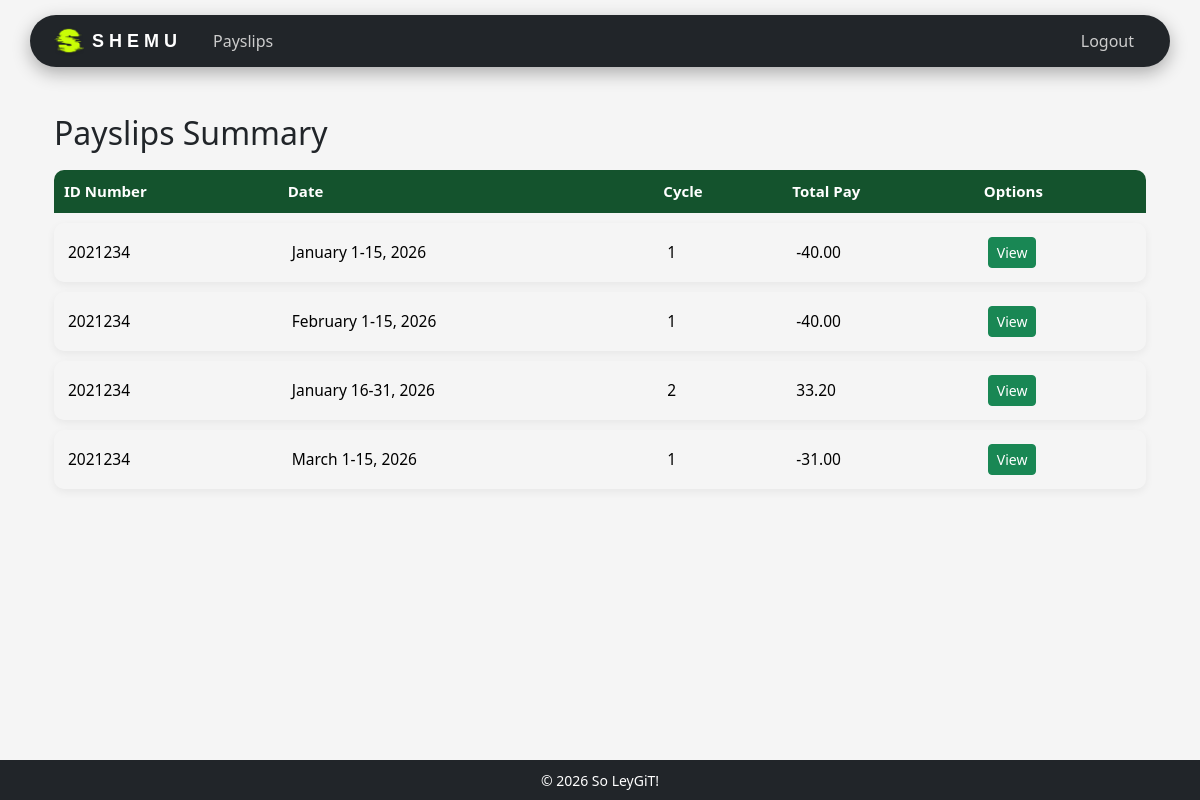
The app's page /payslips/ (signed in), older data.
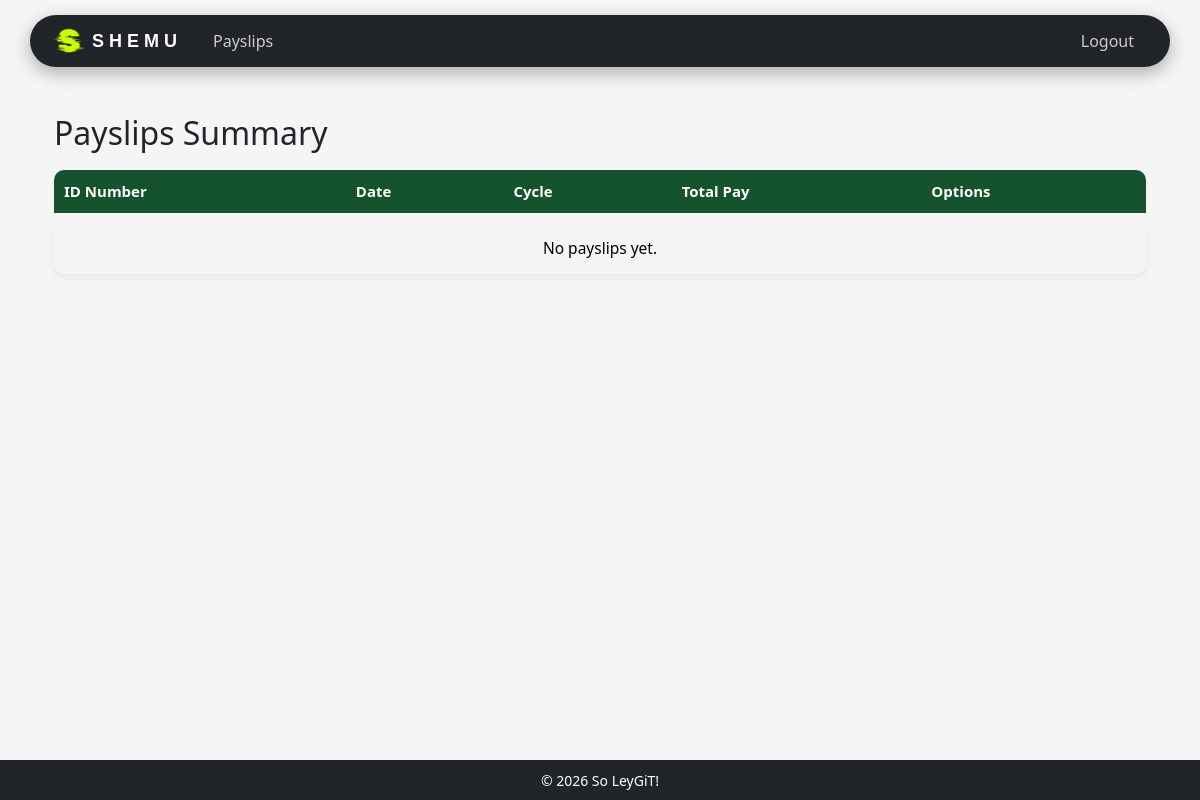
The same page, newer data.
### payroll_app/models.py (models this page shows, shortened)
class Payslip(models.Model):
    id_number = models.ForeignKey(Employee, on_delete=models.CASCADE)
    month = models.CharField(max_length=50)
    date_range = models.CharField(max_length=100)
    year = models.CharField(max_length=100)
    pay_cycle = models.IntegerField()
    rate = models.FloatField()
    earnings_allowance = models.FloatField()
    deductions_tax = models.FloatField()
    deductions_health = models.FloatField()
    pag_ibig = models.FloatField()
    sss = models.FloatField()
    overtime = models.FloatField()
    total_pay = models.FloatField()

class Employee(models.Model):
    user = models.OneToOneField(User, on_delete=models.CASCADE, null=True, blank=True)
    name = models.CharField(max_length=200)
    id_number = models.CharField(max_length=200, primary_key=True) # use <str:pk> when linking here
    rate = models.FloatField()
    overtime_pay = models.FloatField(null=True, blank=True, default=0)
    allowance = models.FloatField(null=True, blank=True, default=0)

### payroll_app/views.py (the view, shortened to what this page needs)
# urls.py: path('payslips/', views.payslips_view, name='payslips'),
@login_required
def payslips_view(request):
    if request.user.is_staff:
        payslips = Payslip.objects.all()
        employees = Employee.objects.all()
    else:
        try:
            employee = Employee.objects.get(user=request.user)
            payslips = Payslip.objects.filter(id_number=employee)
            employees = Employee.objects.filter(user=request.user)
        except Employee.DoesNotExist:
            payslips = Payslip.objects.none()
            employees = Employee.objects.none()
    months = ['January', 'February', 'March', 'April', 'May', 'June', 'July', 'August', 'September', 'October', 'November', 'December']
    if request.method == 'POST' and not request.user.is_staff:
        return redirect('payslips')
    context = {
        'payslips': payslips,
        'employees': employees,
        'months': months,
    }
    return render(request, 'payroll_app/payslips.html', context)

### payroll_app/templates/payroll_app/payslips.html (shortened to what this page needs)
{% extends 'payroll_app/base.html' %}
{% block content %}
<div class="container">
    <h2>Payslips Summary</h2>
    <table class="table modern-table">
        <thead class="table-dark">
            <tr>
                <th>ID Number</th>
                <th>Date</th>
                <th>Cycle</th>
                <th>Total Pay</th>
                <th>Options</th>
            </tr>
        </thead>
        <tbody>
            {% for slip in payslips %}
            <tr>
                <td>{{ slip.id_number.id_number }}</td>
                <td>{{ slip.month }} {{ slip.date_range }}, {{ slip.year }}</td>
                <td>{{ slip.pay_cycle }}</td>
                <td>{{ slip.total_pay|floatformat:2 }}</td>
                <td>
                    <a href="{% url 'view_payslip' slip.pk %}" class="btn btn-success btn-sm">View</a>
                </td>
            </tr>
            {% empty %}
            <tr>
                <td colspan="5" class="text-center">No payslips yet.</td>
            </tr>
            {% endfor %}
        </tbody>
    </table>
</div>
{% endblock %}

### payroll_app/templates/payroll_app/base.html (shortened to what this page needs)
{% load static %}
<!DOCTYPE html>
<html lang="en">
<head>
    <link rel="stylesheet" href="{% static 'bootstrap/css/bootstrap.min.css' %}">
    <link rel="stylesheet" href="{% static 'bootstrap/css/custom.css' %}">
</head>
<body class="d-flex flex-column min-vh-100">
    {% block navbar %}
    <div class="navbar-wrapper">
        <nav class="navbar navbar-dark bg-dark rounded-nav">
            <div class="container-fluid d-flex align-items-center px-4">
                <div class="d-flex align-items-center">
                    <img src="{% static 'bootstrap/images/logo.png' %}" alt="logo" width="30" height="30" class="me-2">
                    <span class="brand-text">S H E M U</span>
                </div>
                <div class="d-flex align-items-center ms-4">
                    {% if user.is_authenticated %}
                    <a href="{% url 'payslips' %}" class="nav-btn text-decoration-none">Payslips</a>
                    {% endif %}
                </div>
                <div class="ms-auto">
                    {% if user.is_authenticated %}
                    <form method="POST" action="{% url 'logout' %}">
                        <button type="submit" class="nav-btn border-0 text-decoration-none">
                            Logout
                        </button>
                    </form>
                    {% endif %}
                </div>
            </div>
        </nav>
    </div>
    {% endblock %}
    <div class="container mt-4 flex-grow-1">
        {% block content %}{% endblock %}
    </div>
    <footer class="bg-dark text-white text-center py-2 mt-auto">
        <small>&copy; 2026 So LeyGiT!</small>
    </footer>
</body>
</html>

Row changes from the older to the newer data that the page shows:
removed Payslip: id_number.id_number "2021234", month "January", date_range "1-15", year "2026", pay_cycle "1", total_pay "-40.00"
removed Payslip: id_number.id_number "2021234", month "February", date_range "1-15", year "2026", pay_cycle "1", total_pay "-40.00"
removed Payslip: id_number.id_number "2021234", month "January", date_range "16-31", year "2026", pay_cycle "2", total_pay "33.20"
removed Payslip: id_number.id_number "2021234", month "March", date_range "1-15", year "2026", pay_cycle "1", total_pay "-31.00"
Text that changed along with them:
text now shown: "No payslips yet."
